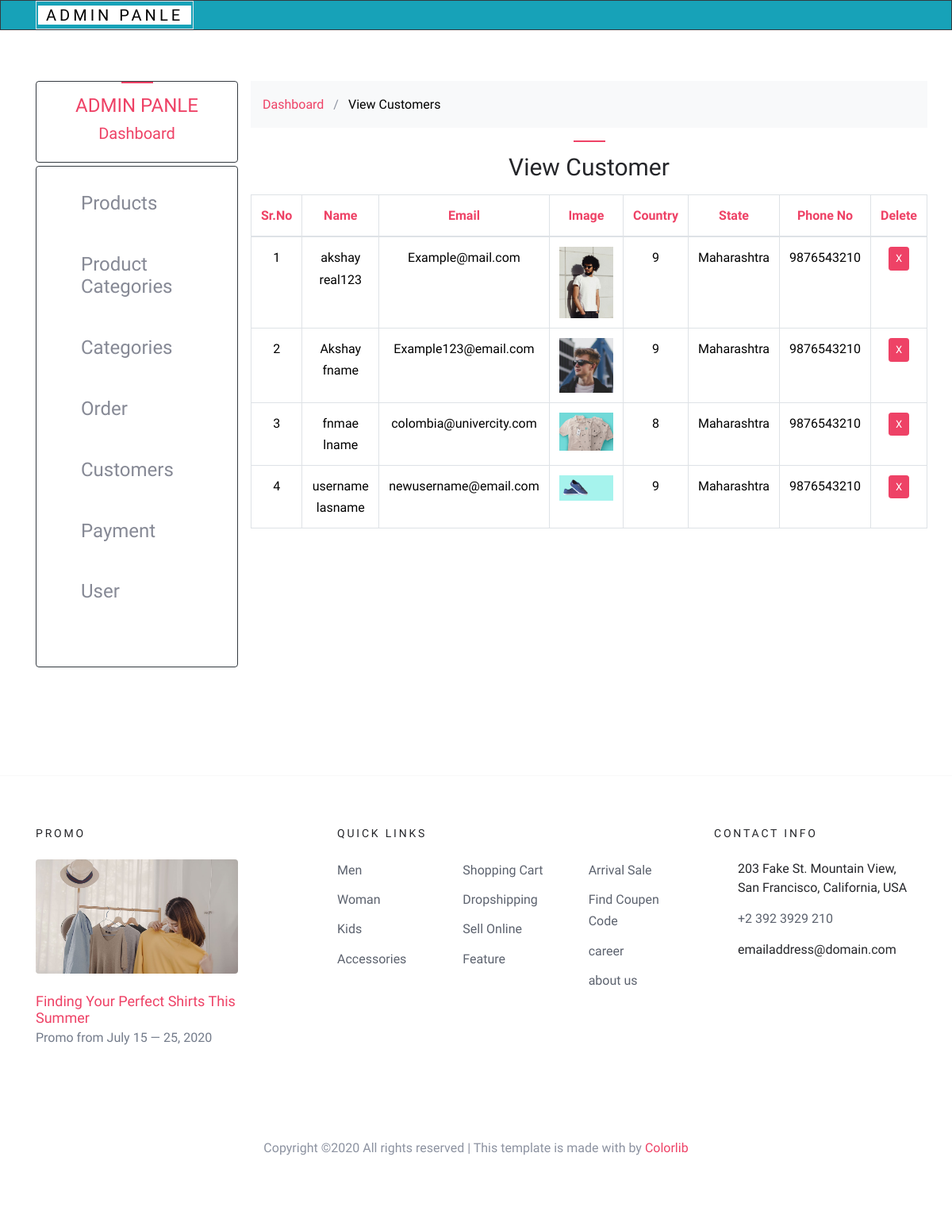
/admin/index.php?view_customer (signed in), run on the app's committed database.
### tables this page shows
CREATE TABLE `customers` (
  `c_id` int(102) NOT NULL,
  `c_fname` varchar(255) NOT NULL,
  `c_lname` varchar(255) NOT NULL,
  `c_email` varchar(255) NOT NULL,
  `c_password` varchar(255) NOT NULL,
  `c_country` text NOT NULL,
  `c_state` text NOT NULL,
  `c_contact` varchar(255) NOT NULL,
  `c_add` text NOT NULL,
  `c_postal` int(102) NOT NULL,
  `c_img` text NOT NULL,
  `c_ip` varchar(255) NOT NULL
);

CREATE TABLE `categories` (
  `cat_id` int(12) NOT NULL,
  `cat_title` text NOT NULL,
  `cat_desc` text NOT NULL
);

### admin/index_include/view_customer.php (the view, shortened to what this page needs)
 <?php
      if(!isset($_SESSION['a_email'])){
         echo "<script>window.open('login.php','_self')</script>";
     }else{
?>
<div class="row mb-5 py-0" data-aos="fade">
	<div class="col-md-12 px-0">
   <div class="bg-light py-3">
     <div class="container">
       <div class="row">
         <div class="col-md-12 mb-0"> <a href="index.php?dashboard"><span class="icon-dashboard"></span> Dashboard</a> <span class="mx-2 mb-0">/</span> <a href="index.php?view_product"><strong class="text-black">View Customers</strong></a></div>
       </div>
     </div>
   </div>
         <div class="panel panel-primary">
	  <div class=" py-3">
             <h2 class="h3 mb-0 pt-3 text-center text-black site-section-heading">View Customer</h2>
            </div>
         <div class="panel-body py-0 ">
           <div class=" table-responsive">
            <table class="table table-bordered">
               <thead class="text-center text-primary">
                 <tr>
     				<th class="product-name">Sr.No</th>
     			    <th class="product-name">Name</th>
                   <th class="product-name">Email</th>
                   <th class="product-name">Image</th>
                   <th class="product-name">Country</th>
                   <th class="product-name">State</th>
                   <th class="product-name">Phone No</th>
                   <th class="product-name">Delete</th>
                   </tr>
               </thead>
       <tbody class="text-center text-black">
                 <?php
                       $i=0;
                       	$get_s="SELECT * FROM Customers";
     						$run_s=mysqli_query($conn,$get_s);
     						while($row_s=mysqli_fetch_array($run_s)){
     						$c_id=$row_s['c_id'];
     						$c_fname=$row_s['c_fname'];$c_lname=$row_s['c_lname'];
     						$c_email=$row_s['c_email'];
     						$c_country=$row_s['c_country'];
     						$c_state=$row_s['c_state'];
     						$c_contact=$row_s['c_contact'];
                 $c_img=$row_s['c_img'];
                 $i++;
                 ?>
                 <tr>
                   <td class="product-name"><?php echo $i; ?></td>
                     <td><?php echo $c_fname." ".$c_lname; ?></td>
                   <td><?php echo $c_email; ?></td>
                     <td class=""><img src="../customer/customer_images/<?php echo $c_img ?>" class="img-fluid"></td>
                  <td class="product-name"><?php echo  $c_country; ?></td>
                   <td class="product-name"><?php echo $c_state; ?></td>
                   <td class="product-name"><?php  echo $c_contact; ?></td>
                     <td>
                       <a href="index.php?del_customer=<?php echo $c_id ?>" ><span class="btn btn-primary height-auto btn-sm">X</span></a>
                     </td>
                   </tr>
            <?php    }   ?>
               </tbody>
             </table>
             </div>
            </div>
        </div>
    </div>
</div>
<?php } ?>

### admin/index.php (shortened to what this page needs)
<?php
        include('includes/db-connect.php');
       if(!isset($_SESSION['a_email'])){
          echo "<script>window.open('login.php','_self')</script>";
      }else{
?>
<!DOCTYPE html>
<html lang="en">
  <head>
    <link rel="stylesheet" href="../fonts/icomoon/style.css">
    <link rel="stylesheet" href="../css/bootstrap.min.css">
    <link rel="stylesheet" href="../css/magnific-popup.css">
    <link rel="stylesheet" href="../css/jquery-ui.css">
    <link rel="stylesheet" href="../css/owl.carousel.min.css">
    <link rel="stylesheet" href="../css/owl.theme.default.min.css">
    <link rel="stylesheet" href="../css/aos.css">
    <link rel="stylesheet" href="../css/style.css">
     <link rel="stylesheet" href="../css/mystyle.css">
  </head>
  <body>
   <div class="site-wrap ">
      <?php require_once("includes/navbar_admin.php"); ?>
    <div class="site-section py-3">
      <div class="container">
        <div class="row mb-5">
          <div class="col-md-3 py-5 order-1 mb-3 mb-md-0 site-navbar ">
            <div class=" border border-dark p-3 rounded mb-1 text-center site-section-heading">
              <h3 class=" h4 text-uppercase text-primary ">ADMIN PANLE</h3>
               <a href="index.php?dashboard"> <h3 class=" h5 text-primary text-center py-0"> Dashboard </h3></a>
            </div>
            <div class="border border-dark p-3 rounded mb-4 ">
              <div class="p-0 py-3">
                <ul>
                 <div class="mb-5">
                <h4><a href="#" data-toggle="collapse" data-target="#products">Products</a></h4>
                </div>
                <div class="mb-5">
              <h4><a href="#" data-toggle="collapse" data-target="#products_c">Product Categories</a></h4>
             </div>
             <div class="mb-5">
             <h4 ><a href="#" data-toggle="collapse" data-target="#categories">Categories</a>  </h4>
              </div>
              <div class="mb-5">
              <h4><a href="#" data-toggle="collapse" data-target="#Order"> Order </h4>
             </div>
             <div class="mb-5">
              <h4><a href="#" data-toggle="collapse" data-target="#Customers"> Customers </h4>
             </div>
             <div class="mb-5">
             <h4><a href="#" data-toggle="collapse" data-target="#Payment"> Payment </h4>
             </div class="mb-5">
             <div class="mb-5">
             <h4><a href="#" data-toggle="collapse" data-target="#User"> User </h4>
             </div>
           </div>
            </div>
          </div>
          <div class=" col-md-9 order-2 px-3 py-5">
            <?php
               if(isset($_GET['view_customer'])){
            include('index_include/view_customer.php');
          }
?>
          </div>
    </div>
    </div>
      </div>
    <?php include("includes/footer.php"); ?>
  </div>
  </body>
</html>
<?php } ?>

### admin/includes/navbar_admin.php (shortened to what this page needs)
<div class="custome-border-icon border border-dark py-0 bg-info">
      <div class="container ">
        <div class=" d-flex align-items-center justify-content-between">
          <div class="logo px-0 border ">
            <div class="site-logo">
              <a href="index.php?dashboard" class="border-info bg-white">Admin Panle</a>
            </div>
          </div>
             <div class="icons">
                 <div class="">
              </div>
           </div>
        </div>
      </div>
    </div>

### admin/includes/footer.php (shortened to what this page needs)
<?php
    require_once("db-connect.php");
?>
<footer class="site-footer custom-border-top">
      <div class="container">
        <div class="row">
          <div class="col-md-6 col-lg-3 mb-4 mb-lg-0">
            <h3 class="footer-heading mb-4">Promo</h3>
            <a href="#" class="block-6">
              <img src="../images/about_1.jpg" alt="Image placeholder" class="img-fluid rounded mb-4">
              <h3 class="font-weight-light  mb-0">Finding Your Perfect Shirts This Summer</h3>
              <p>Promo from  July 15 &mdash; 25, 2020</p>
            </a>
          </div>
          <div class="col-lg-5 ml-auto mb-5 mb-lg-0">
            <div class="row">
              <div class="col-md-12">
                <h3 class="footer-heading mb-4">Quick Links</h3>
              </div>
              <div class="col-md-6 col-lg-4">
                <ul class="list-unstyled">
                   <?php
                   $get_cats="SELECT * FROM categories" ;
                   $run_cats=mysqli_query($conn,$get_cats);
                   while( $row_cat=mysqli_fetch_array($run_cats)) {
                    $cat_id=$row_cat['cat_id'];
                    $cat_title=$row_cat['cat_title'];
                     echo "<li><a href='../shop.php?cat_id=$cat_id'>$cat_title</a></li>";
}
       ?>
                </ul>
              </div>
              <div class="col-md-6 col-lg-4">
                <ul class="list-unstyled">
       ?>  <li><a href='../cart.php'>Shopping Cart</a></li>
             <li><a href='../index.php'>Dropshipping</a></li>
             <li><a href='../cart.php'>Sell Online</a></li>
             <li><a href='../cart.php'>Feature</a></li>
                </ul>
              </div>
               <div class="col-md-6 col-lg-4">
                <ul class="list-unstyled">
                   <li><a href='../cart.php'>Arrival Sale</a></li>
                   <li><a href='../cart.php'>Find Coupen Code</a></li>
                   <li><a href='../cart.php'>career</a></li>
             <li><a href='../about.php'>about us</a></li>
                </ul>
              </div>
            </div>
          </div>
          <div class="col-md-6 col-lg-3">
            <div class="block-5 mb-5">
              <h3 class="footer-heading mb-4">Contact Info</h3>
              <ul class="list-unstyled">
                <li class="address">203 Fake St. Mountain View, San Francisco, California, USA</li>
                <li class="phone"><a href="tel://23923929210">+2 392 3929 210</a></li>
                <li class="email">emailaddress@domain.com</li>
              </ul>
            </div>
          </div>
        </div>
        <div class="row pt-5 mt-5 text-center">
          <div class="col-md-12">
            <p>
            Copyright &copy; All rights reserved | This template is made with  by <a href="https://colorlib.com" target="_blank" class="text-primary">Colorlib</a>
            </p>
          </div>
        </div>
      </div>
    </footer>

### css/style.css (style rules this page uses)
body { line-height: 1.7; color: #8c92a0; font-weight: 300; font-size: 16px; }
a { -webkit-transition: .3s all ease; -o-transition: .3s all ease; transition: .3s all ease; }
.text-black { color: #000; }
.site-wrap:before { -webkit-transition: .3s all ease-in-out; -o-transition: .3s all ease-in-out; transition: .3s all ease-in-out; background: rgba(0, 0, 0, 0.6); content: ""; position: absolute; z-index: 2000; top: 0; left: 0; right: 0; bottom: 0; opacity: 0; visibility: hidden; }
.btn { height: 43px; -webkit-transition: .3s all ease-in-out; -o-transition: .3s all ease-in-out; transition: .3s all ease-in-out; text-transform: uppercase; font-size: 13px; }
.site-section { padding: 2.5em 0; }
@media (min-width: 768px) { .site-section { padding: 5em 0; } }
.site-section-heading { font-size: 30px; color: #25262a; position: relative; }
.site-section-heading:before { content: ""; left: 0%; top: 0; position: absolute; width: 40px; height: 2px; background: #ee4266; }
.site-section-heading.text-center:before { content: ""; left: 50%; top: 0; -webkit-transform: translateX(-50%); -ms-transform: translateX(-50%); transform: translateX(-50%); position: absolute; width: 40px; height: 2px; background: #ee4266; }
.site-footer { padding: 4em 0; }
.site-footer ul li { margin-bottom: 10px; }
.site-footer ul li a { color: #5c626e; }
.site-footer .footer-heading { font-size: 14px; color: #25262a; letter-spacing: .2em; text-transform: uppercase; }
.site-logo a { text-transform: uppercase; letter-spacing: .2em; font-size: 20px; padding-left: 10px; padding-right: 10px; border: 2px solid #25262a; color: #000 !important; }
.site-navbar { background: #fff; margin-bottom: 0px; z-index: 1999; position: relative; background: #fff !important; }
.site-navbar a { color: #868995; }
.block-5 ul, .block-5 ul li { list-style: none; padding: 0; margin: 0; line-height: 1.5; }
.block-5 ul li { padding-left: 30px; position: relative; margin-bottom: 15px; color: #25262a; }
.block-5 ul li:before { top: 0; font-family: "icomoon"; content: ""; position: absolute; left: 0; font-size: 20px; line-height: 1; color: #ee4266; }
.block-5 ul li.address:before { content: "\e8b4"; }
.block-5 ul li.email:before { content: "\f0e0"; }
.block-5 ul li.phone:before { content: "\f095"; }
.block-6 { display: block; }
.block-6 img { display: block; }
.block-6 h3 { font-size: 18px; }
.block-6 p { color: #737b8a; }
.custom-border-top { border-top: 1px solid #f9f9f9; }
.height-auto { height: auto !important; }

### data on the page
customers: c_fname "akshay", c_lname "real123", c_email "Example@mail.com", c_img (picture), c_country "9", c_state "Maharashtra", c_contact "9876543210"
customers: c_fname "Akshay", c_lname "fname", c_email "Example123@email.com", c_img (picture), c_country "9", c_state "Maharashtra", c_contact "9876543210"
customers: c_fname "fnmae", c_lname "lname", c_email "colombia@univercity.com", c_img (picture), c_country "8", c_state "Maharashtra", c_contact "9876543210"
customers: c_fname "username", c_lname "lasname", c_email "newusername@email.com", c_img (picture), c_country "9", c_state "Maharashtra", c_contact "9876543210"
categories: cat_title "Men"
categories: cat_title "Woman"
categories: cat_title "Kids"
categories: cat_title "Accessories"
